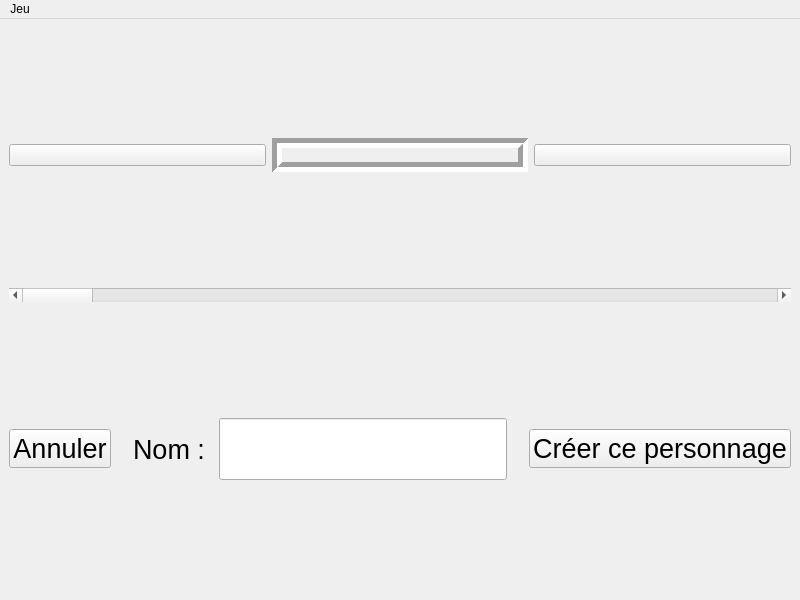
<?xml version="1.0" encoding="UTF-8"?>
<ui version="4.0">
 <class>CreerMainWindow</class>
 <widget class="QMainWindow" name="CreerMainWindow">
  <property name="geometry">
   <rect>
    <x>0</x>
    <y>0</y>
    <width>800</width>
    <height>600</height>
   </rect>
  </property>
  <property name="windowTitle">
   <string>le jeu</string>
  </property>
  <widget class="QWidget" name="lay_prin">
   <layout class="QVBoxLayout" name="verticalLayout">
    <item>
     <layout class="QHBoxLayout" name="lay_classe">
      <property name="spacing">
       <number>6</number>
      </property>
      <property name="sizeConstraint">
       <enum>QLayout::SetDefaultConstraint</enum>
      </property>
      <item>
       <widget class="QPushButton" name="bout_pre">
        <property name="text">
         <string/>
        </property>
        <property name="icon">
         <iconset>
          <normaloff>../la_guerre_des_7-build-desktop-Qt_4_8_1_dans_le_PATH__Syst_me__Release/flecheg.png</normaloff>../la_guerre_des_7-build-desktop-Qt_4_8_1_dans_le_PATH__Syst_me__Release/flecheg.png</iconset>
        </property>
        <property name="iconSize">
         <size>
          <width>100</width>
          <height>100</height>
         </size>
        </property>
       </widget>
      </item>
      <item>
       <widget class="QLabel" name="image_classe">
        <property name="frameShape">
         <enum>QFrame::Box</enum>
        </property>
        <property name="frameShadow">
         <enum>QFrame::Sunken</enum>
        </property>
        <property name="lineWidth">
         <number>5</number>
        </property>
        <property name="text">
         <string/>
        </property>
        <property name="textFormat">
         <enum>Qt::AutoText</enum>
        </property>
        <property name="alignment">
         <set>Qt::AlignCenter</set>
        </property>
        <property name="wordWrap">
         <bool>false</bool>
        </property>
       </widget>
      </item>
      <item>
       <widget class="QPushButton" name="bout_suiv">
        <property name="text">
         <string/>
        </property>
        <property name="icon">
         <iconset>
          <normaloff>../la_guerre_des_7-build-desktop-Qt_4_8_1_dans_le_PATH__Syst_me__Release/fleched.png</normaloff>../la_guerre_des_7-build-desktop-Qt_4_8_1_dans_le_PATH__Syst_me__Release/fleched.png</iconset>
        </property>
        <property name="iconSize">
         <size>
          <width>100</width>
          <height>100</height>
         </size>
        </property>
        <property name="autoDefault">
         <bool>false</bool>
        </property>
        <property name="flat">
         <bool>false</bool>
        </property>
       </widget>
      </item>
     </layout>
    </item>
    <item>
     <widget class="QScrollBar" name="horizontalScrollBar">
      <property name="orientation">
       <enum>Qt::Horizontal</enum>
      </property>
     </widget>
    </item>
    <item>
     <layout class="QHBoxLayout" name="lay_bas">
      <item>
       <widget class="QPushButton" name="bout_annuler">
        <property name="font">
         <font>
          <pointsize>20</pointsize>
         </font>
        </property>
        <property name="text">
         <string>Annuler</string>
        </property>
       </widget>
      </item>
      <item>
       <spacer name="spacerg">
        <property name="orientation">
         <enum>Qt::Horizontal</enum>
        </property>
        <property name="sizeHint" stdset="0">
         <size>
          <width>40</width>
          <height>20</height>
         </size>
        </property>
       </spacer>
      </item>
      <item>
       <widget class="QLabel" name="text_name">
        <property name="font">
         <font>
          <pointsize>20</pointsize>
         </font>
        </property>
        <property name="text">
         <string>Nom : </string>
        </property>
       </widget>
      </item>
      <item>
       <widget class="QLineEdit" name="bar_name">
        <property name="font">
         <font>
          <family>URW Chancery L</family>
          <pointsize>32</pointsize>
          <weight>50</weight>
          <italic>true</italic>
          <bold>false</bold>
         </font>
        </property>
        <property name="styleSheet">
         <string notr="true">color: qconicalgradient(cx:0.5, cy:0.5, angle:0, stop:0 rgba(35, 40, 3, 255), stop:0.16 rgba(136, 106, 22, 255), stop:0.225 rgba(166, 140, 41, 255), stop:0.285 rgba(204, 181, 74, 255), stop:0.345 rgba(235, 219, 102, 255), stop:0.415 rgba(245, 236, 112, 255), stop:0.52 rgba(209, 190, 76, 255), stop:0.57 rgba(187, 156, 51, 255), stop:0.635 rgba(168, 142, 42, 255), stop:0.695 rgba(202, 174, 68, 255), stop:0.75 rgba(218, 202, 86, 255), stop:0.815 rgba(208, 187, 73, 255), stop:0.88 rgba(187, 156, 51, 255), stop:0.935 rgba(137, 108, 26, 255), stop:1 rgba(35, 40, 3, 255));</string>
        </property>
       </widget>
      </item>
      <item>
       <spacer name="spacerd">
        <property name="orientation">
         <enum>Qt::Horizontal</enum>
        </property>
        <property name="sizeHint" stdset="0">
         <size>
          <width>40</width>
          <height>20</height>
         </size>
        </property>
       </spacer>
      </item>
      <item>
       <widget class="QPushButton" name="bout_creer">
        <property name="font">
         <font>
          <pointsize>20</pointsize>
         </font>
        </property>
        <property name="text">
         <string>Créer ce personnage</string>
        </property>
       </widget>
      </item>
     </layout>
    </item>
   </layout>
  </widget>
  <widget class="QMenuBar" name="menu">
   <property name="geometry">
    <rect>
     <x>0</x>
     <y>0</y>
     <width>800</width>
     <height>25</height>
    </rect>
   </property>
   <widget class="QMenu" name="menu_jeu">
    <property name="title">
     <string>Jeu</string>
    </property>
    <addaction name="menu_jeu_quitter"/>
    <addaction name="menu_jeu_deco"/>
   </widget>
   <addaction name="menu_jeu"/>
  </widget>
  <action name="menu_jeu_quitter">
   <property name="text">
    <string>Quitter le jeu</string>
   </property>
  </action>
  <action name="menu_jeu_deco">
   <property name="text">
    <string>Se déconnecter</string>
   </property>
  </action>
 </widget>
 <resources/>
 <connections/>
</ui>
